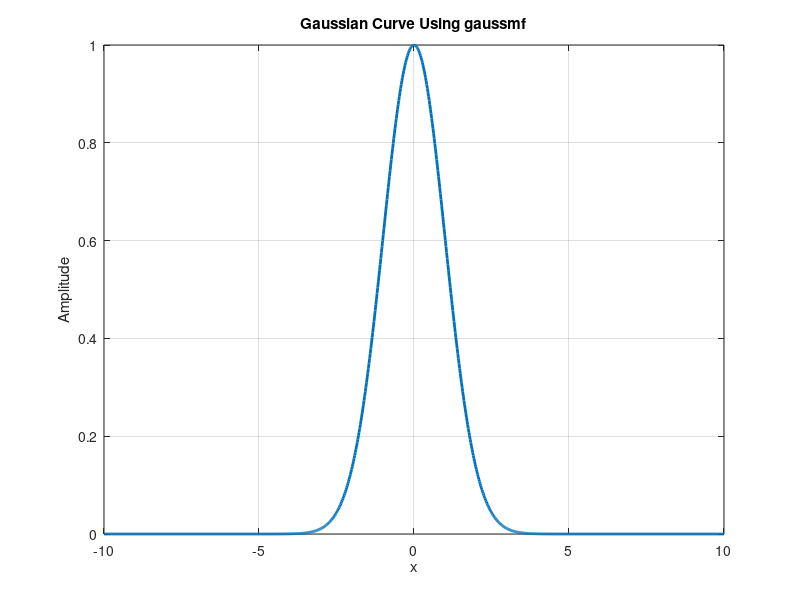

MATLAB code to generate this figure:
% Define x-axis
x = linspace(-10, 10, 1000);

% Parameters for Gaussian
sigma = 1;      % width
mu = 0;         % center

% Gaussian curve
G = gaussmf(x, [sigma mu]);

% Plot
figure;
plot(x, G, 'LineWidth', 2);
grid on;

xlabel('x');
ylabel('Amplitude');
title('Gaussian Curve Using gaussmf');
